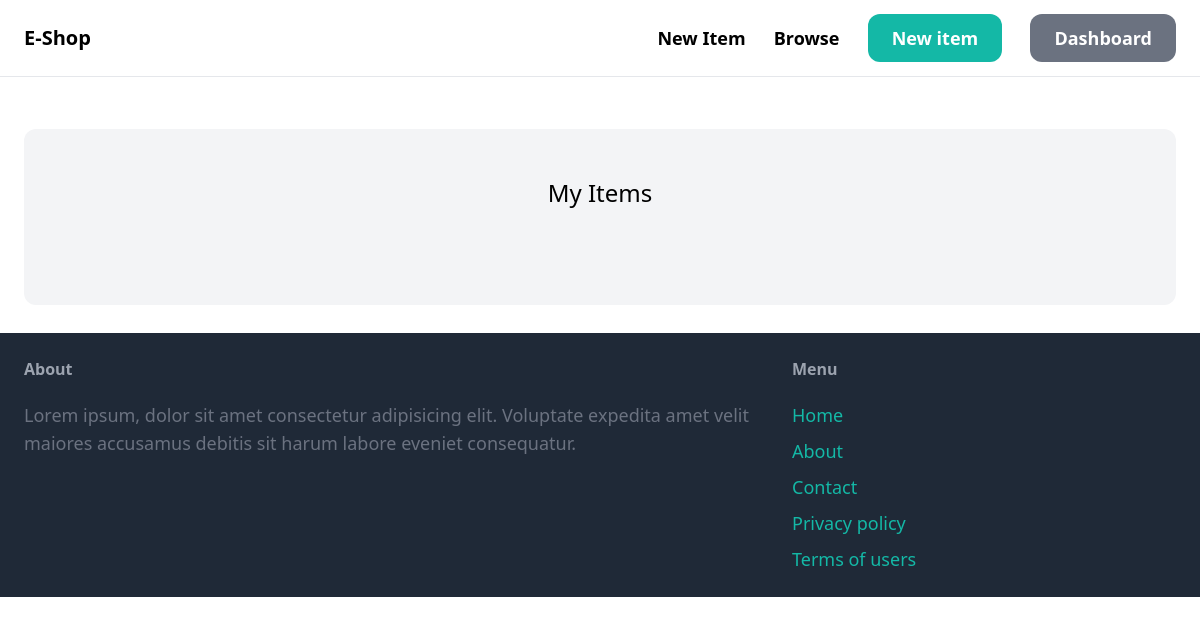
The page /dashboard/ (signed in) on the database as committed earlier.
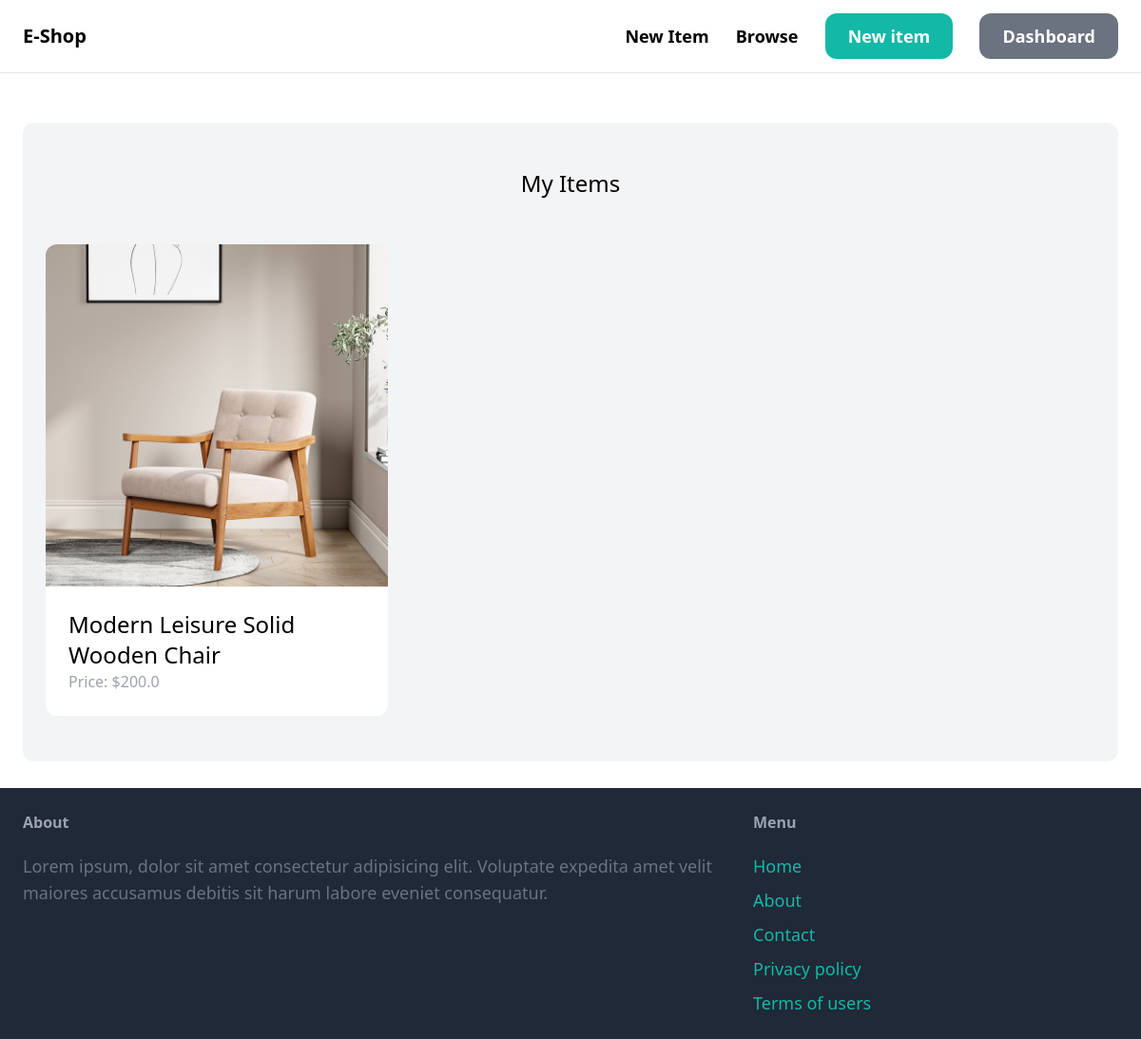
The same page on the database as committed later.
### item/models.py (models this page shows, shortened)
class Item(models.Model):
     category = models.ForeignKey(Category, related_name='items', on_delete=models.CASCADE)
     name = models.CharField(max_length=255)
     description = models.TextField(blank=True, null=True)
     price = models.FloatField()
     image = models.ImageField(upload_to='item_images', blank=True, null=True)
     is_sold = models.BooleanField(default=False)
     created_by = models.ForeignKey(User, related_name='items', on_delete=models.CASCADE)
     created_at = models.DateTimeField(auto_now_add=True)

### dashboard/views.py (the view)
# urls.py: path('', views.index, name='index'),
@login_required
def index(request):
    items = Item.objects.filter(created_by=request.user)
    return render(request, 'dashboard/index.html', {
        'items': items
    })

### dashboard/templates/dashboard/index.html (shortened to what this page needs)
{% extends 'core/base.html' %}
{%block content %}
<div class="mt-6 px-6 py-12 bg-gray-100 rounded-xl">
    <h2 class="mb-12 text-2xl text-center">My Items</h2>
    <div class="grid grid-cols-3 gap-3">
        {% for item in items %}
        <div>
            <a href="{% url 'item:detail' item.id %}">
                <div>
                    <img src="{{ item.image.url }}" class="rounded-t-xl" alt="">
                </div>
                <div class="p-6 bg-white rounded-b-xl">
                    <h2 class="text-2xl">
                        {{ item.name }}
                    </h2>
                    <p class="text-gray-400">
                        Price: ${{item.price}}
                    </p>
                </div>
            </a>
        </div>
        {%endfor%}
    </div>
</div>
{% endblock %}

Rows that differ between the two databases and show on the page:
added Item: image (picture), name "Modern Leisure Solid Wooden Chair", price "200.0"
